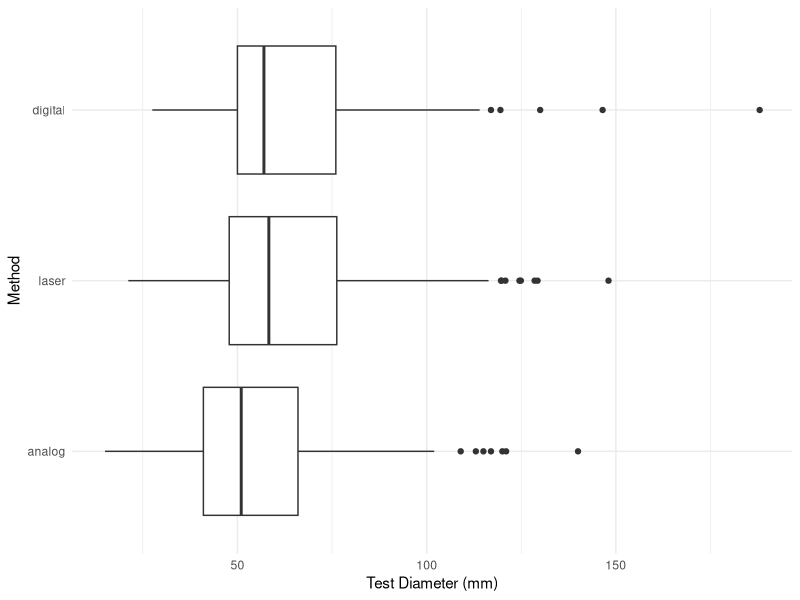
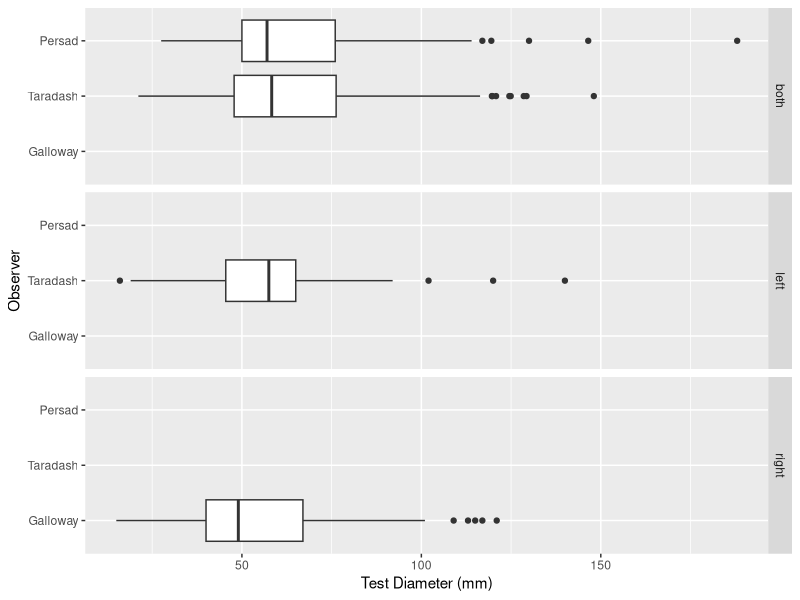
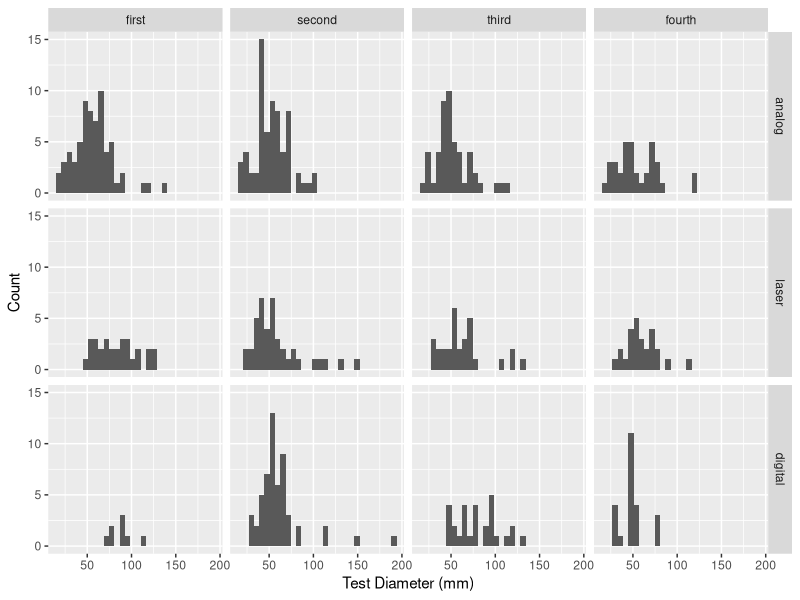
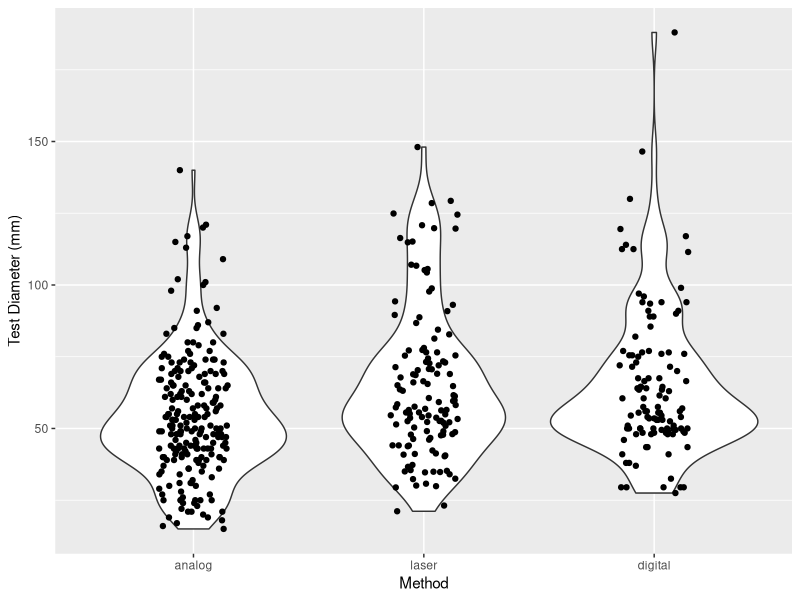
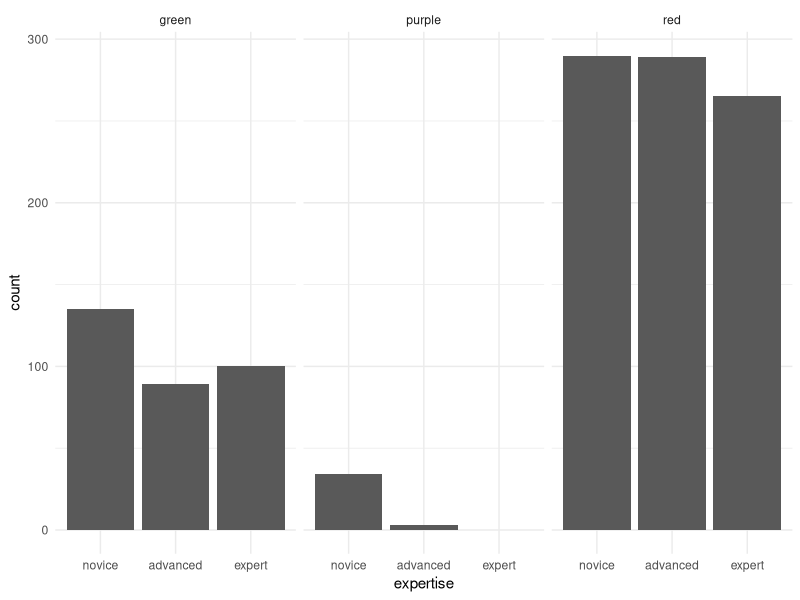
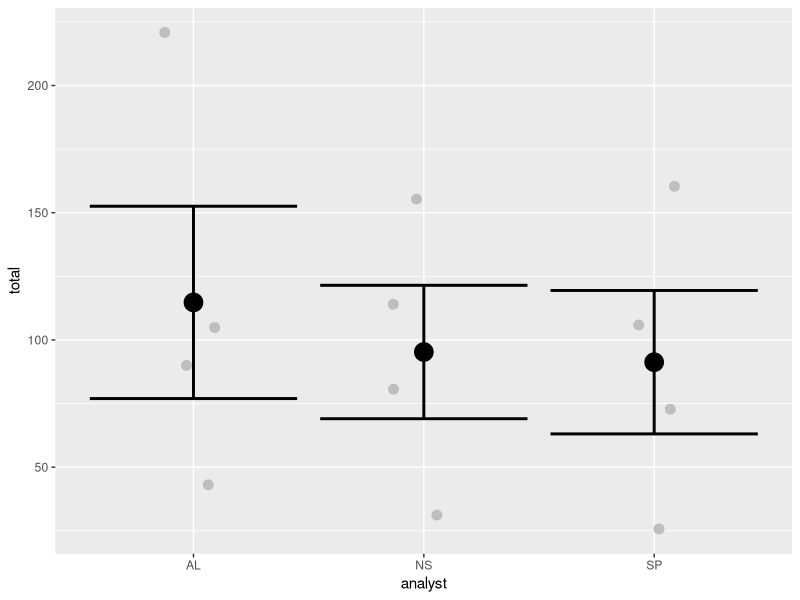

Write R code to recreate these figures, in order.
#++++++++++++++++++++++++++++++++++++++++++++++++++++++++++++++++++++++++++++++++++
#                                                                                ##
# TITLE                                                                          ##
# Data are current as of yyyy-mm-dd                                              ##
# Data source: NAME/ORG                                                          ##
# R code prepared by NAME                                                        ##
# Last updated yyyy-mm-dd                                                        ##
#                                                                                ##
#++++++++++++++++++++++++++++++++++++++++++++++++++++++++++++++++++++++++++++++++++

# SUMMARY:


# Required Files (check that script is loading latest version):
# FILE.csv

# Associated Scripts:
# FILE.R

# TO DO 

#++++++++++++++++++++++++++++++++++++++++++++++++++++++++++++++++++++++++++++++++++
# TABLE OF CONTENTS                                                            ####
#                                                                                 +
# RECENT CHANGES TO SCRIPT                                                        +
# LOAD PACKAGES                                                                   +
# READ IN AND PREPARE DATA                                                        +
# MANIPULATE DATA                                                                 +
#                                                                                 +
#++++++++++++++++++++++++++++++++++++++++++++++++++++++++++++++++++++++++++++++++++

#++++++++++++++++++++++++++++++++++++++++++++++++++++++++++++++++++++++++++++++++++
# RECENT CHANGES TO SCRIPT                                                     ####
#++++++++++++++++++++++++++++++++++++++++++++++++++++++++++++++++++++++++++++++++++

# script created 2022-10-12

#++++++++++++++++++++++++++++++++++++++++++++++++++++++++++++++++++++++++++++++++++
# LOAD PACKAGES                                                                ####
#++++++++++++++++++++++++++++++++++++++++++++++++++++++++++++++++++++++++++++++++++

library(tidyverse)
library(viridis)
library(vegan)
library(lme4)

#++++++++++++++++++++++++++++++++++++++++++++++++++++++++++++++++++++++++++++++++++
# READ IN AND PREPARE DATA                                                     ####
#++++++++++++++++++++++++++++++++++++++++++++++++++++++++++++++++++++++++++++++++++

SP_CSWG_2022_urchin_measurements <- read_csv("SP CSWG_2022_urchin-measurements.csv", 
                                             col_types = cols(date = col_character(), 
                                            measurer = col_factor(levels = c("Galloway", "Taradash", "Persad")), 
                                            `5m_area_bin` = col_factor(levels = c("first", "second", "third", "fourth")),
                                             method = col_factor(levels = c("analog", "laser", "digital"))))

HG_count_variability <- read_csv("HG.count.variability.csv", col_types = cols(expertise = col_factor(levels = c("novice", "advanced", "expert"))))

Count_summary <- HG_count_variability %>%
  select(image.name, analyst, expertise, red, purple, green) %>%
  pivot_longer(red:green, names_to = "species", values_to = "count")


#++++++++++++++++++++++++++++++++++++++++++++++++++++++++++++++++++++++++++++++++++
# Figures                                                                      ####
#++++++++++++++++++++++++++++++++++++++++++++++++++++++++++++++++++++++++++++++++++

# SIZE DATA

ggplot(SP_CSWG_2022_urchin_measurements, aes(x = test_diam_mm, y = method)) +
  geom_boxplot() +
  theme_minimal() +
  labs(x = "Test Diameter (mm)", y = "Method")

ggplot(SP_CSWG_2022_urchin_measurements, aes(x = test_diam_mm, y = measurer)) +
  geom_boxplot() +
  facet_grid(side~.) +
  labs(x = "Test Diameter (mm)", y = "Observer")

ggplot(SP_CSWG_2022_urchin_measurements, aes(x = test_diam_mm)) +
  geom_histogram() +
  facet_grid(method~`5m_area_bin`) +
  labs(x = "Test Diameter (mm)", y = "Count")

ggplot(SP_CSWG_2022_urchin_measurements, aes(x = method, y = test_diam_mm)) +
  geom_violin() + 
  geom_jitter(width = 0.15) +
  labs(y = "Test Diameter (mm)", x = "Method")

# COUNT DATA

ggplot(Count_summary, aes(x = expertise, y = count)) +
  geom_col() +
  facet_grid(.~species) +
  theme_minimal()

count_test <- Count_summary %>%
  group_by(expertise, species) %>%
  summarise(sum(count, na.rm = TRUE))

count_test <- Count_summary %>%
  group_by(species) %>%
  filter(expertise == "novice") %>%
  summarise(sum(count))

  unique(Count_summary$expertise)


#++++++++++++++++++++++++++++++++++++++++++++++++++++++++++++++++++++++++++++++++++
# Analyses                                                                     ####
#++++++++++++++++++++++++++++++++++++++++++++++++++++++++++++++++++++++++++++++++++

# summarise count data for lm
  count_lm_data <- Count_summary %>%
    separate(image.name, into = c("transect", NA)) %>%
    select(transect, analyst, species, count)

# LM
  count_lm <- lm(count ~ transect + analyst, data = count_lm_data)
  summary(count_lm)
  
# visualize 
  count_observer_group <- count_lm_data %>%
    group_by(transect, analyst) %>%
    summarise(total = sum(count, na.rm = TRUE))
  
  ggplot(count_observer_group, aes(x = analyst, y = total)) +
    geom_jitter(col = "grey", size = 3, width = 0.15) +
    scale_color_viridis(discrete = TRUE,
                        begin = 0.3,
                        end = 0.7,
                        option = "magma") +
    stat_summary(
      geom = "point",
      fun = "mean",
      size = 6,
      shape = 19
    ) +
    geom_errorbar(stat="summary", fun.data="mean_se", size = 1)
  
  

############### SUBSECTION HERE

####
#<<<<<<<<<<<<<<<<<<<<<<<<<<END OF SCRIPT>>>>>>>>>>>>>>>>>>>>>>>>#

# SCRATCH PAD ####